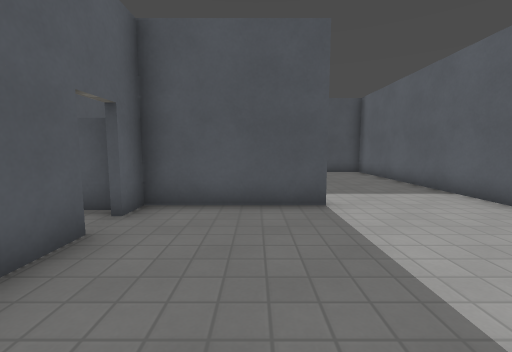
View 1 (above)

21 first-person views from a walk through a 3-D level made in the Godot game engine. The camera is 1.2 m above the floor, tilts 6° down and sees 90° across. The floor is counted in squares, 1 m on a side. Each view is taken from the middle of a square. On the plan, view 1 faces up. The plan holds only what a view shows up to about 12 squares ahead; the rest is blank. Surface patterns are stand-ins for the level's own textures.

View 2
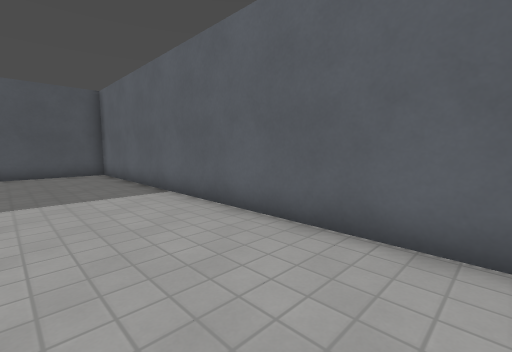

View 3
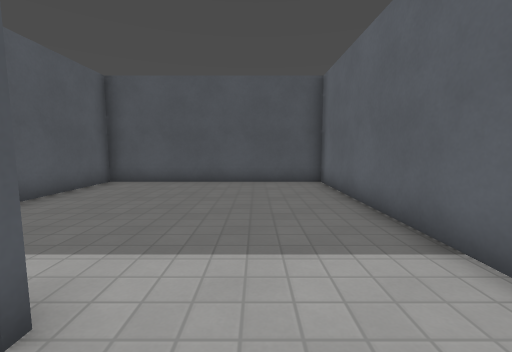

View 4
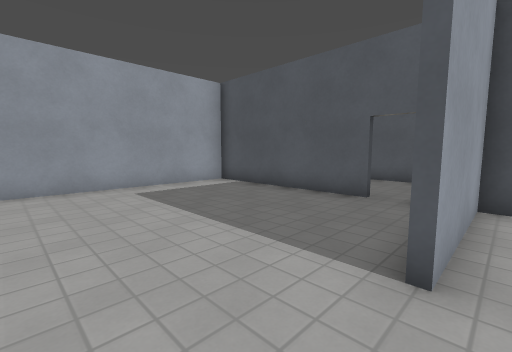

View 5
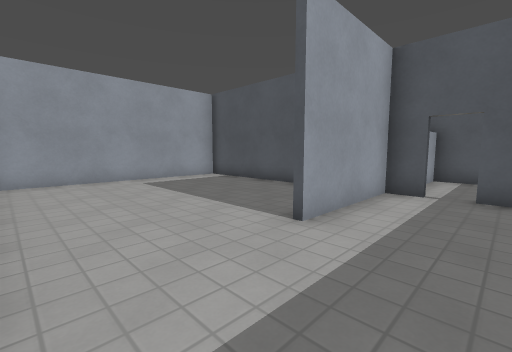

View 6
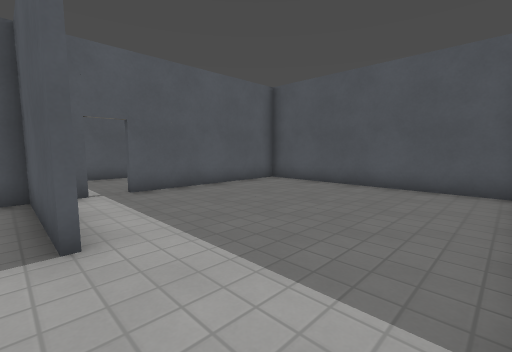

View 7
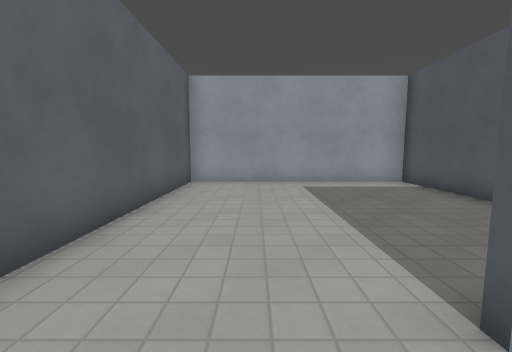

View 8
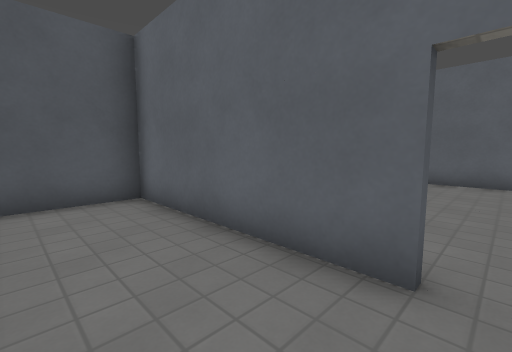

View 9
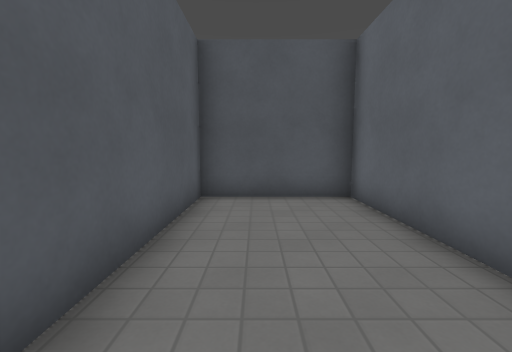

View 10
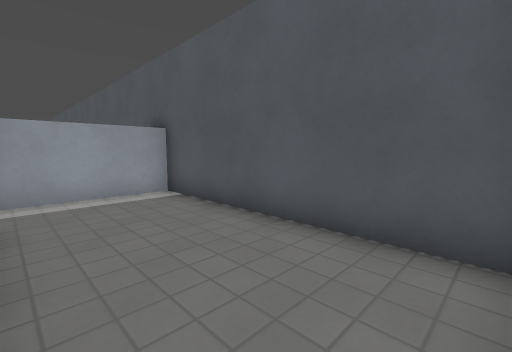

View 11
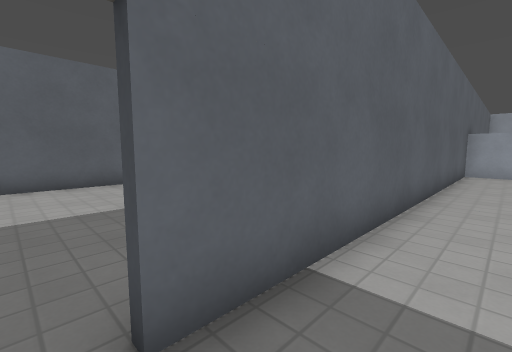

View 12
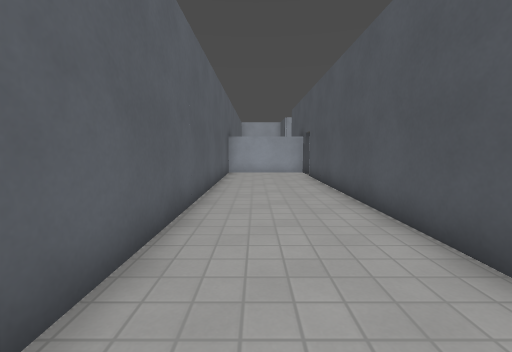

View 13
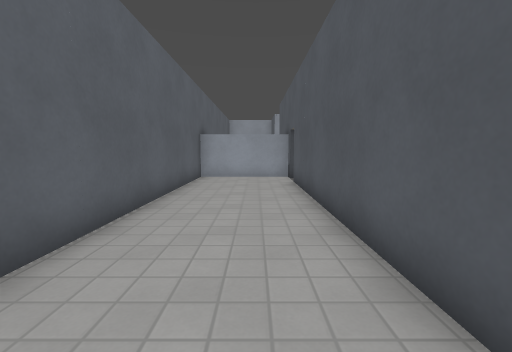

View 14
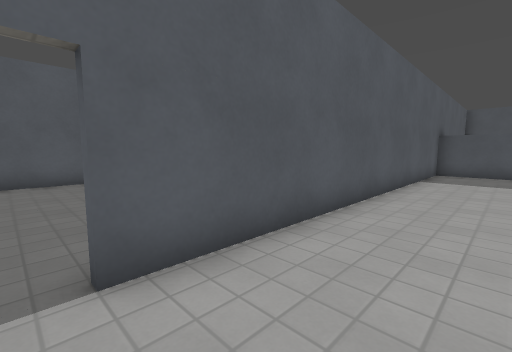

View 15
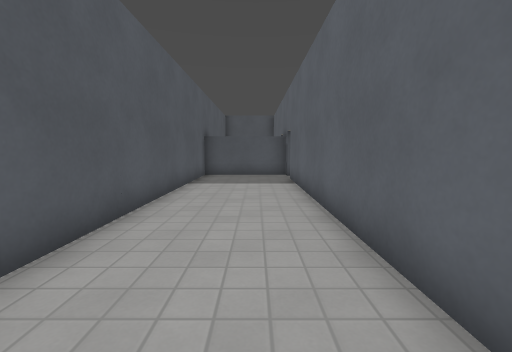

View 16
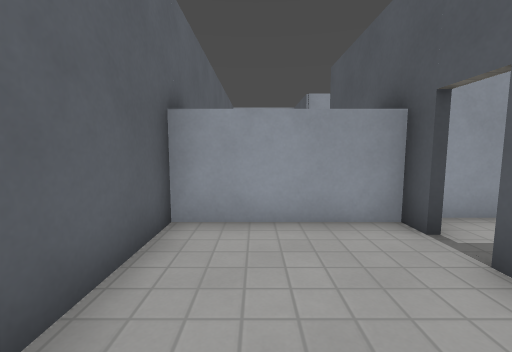

View 17
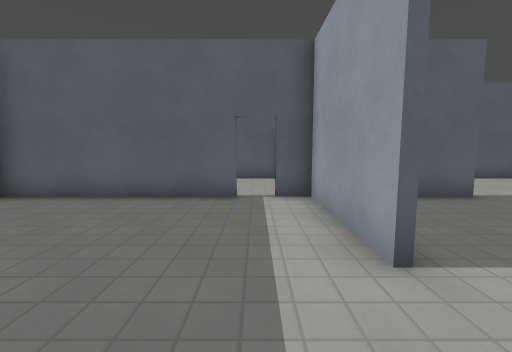

View 18
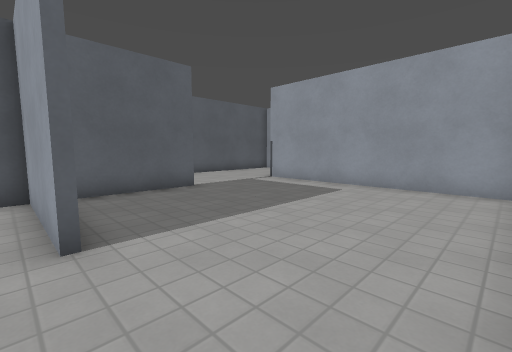

View 19
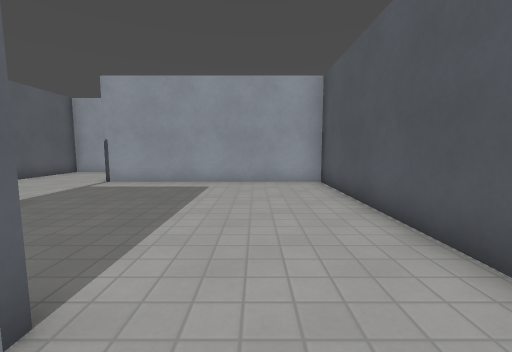

View 20
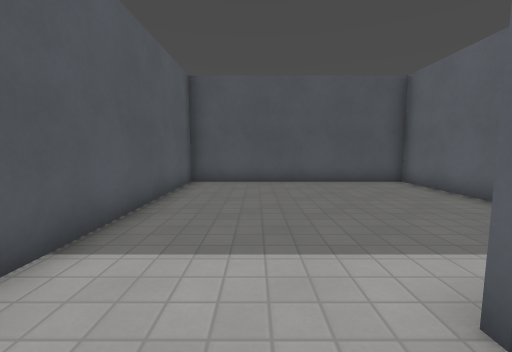

View 21
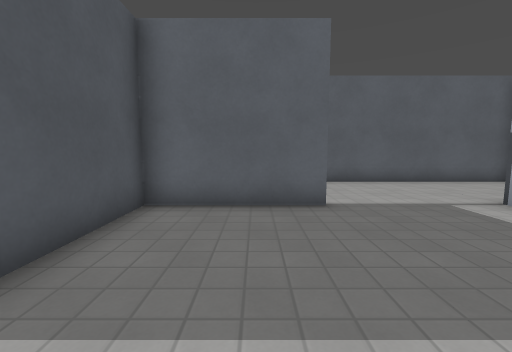

### Floor plan
Ten units are one square. View 1 is at (0, 0); x grows to the right and y downward. Boxes are objects, and circles mark ways between rooms. Rooms are numbered by the first view taken in them; rooms with no view inside come last. Other rooms are left out.
<svg viewBox="-149 -140 208 368">
<path fill="none" stroke="#000" d="M16 -54 -25 -54M-25 -56 15 -56M-24 -36 -24 24 54 24 54 -134 -20 -134M-24 -66 -24 -44M-24 -135 -24 -75M-26 -74 -26 -135M-20 -134 -64 -134 -64 -60 -29 -60M-26 -50 -64 -50 -64 85M-64 101 -26 101 -26 -35M-105 104 -65 104M-65 106 -98 106M-66 146 -66 95M-66 85 -66 26 -144 26 -144 97M-144 112 -144 184 -64 184M-26 223 -26 156"/>
<circle cx="-20" cy="-70" r="3" fill="#2a7"/>
<circle cx="-20" cy="-40" r="3" fill="#2a7"/>
<circle cx="-60" cy="90" r="3" fill="#2a7"/>
<text x="20" y="-50">1</text>
<text x="-50" y="-100">2</text>
<text x="-40" y="20">3</text>
<text x="-90" y="120">4</text>
</svg>
Room 1 opens to room 2. Room 1 opens to room 3. Room 3 opens to room 4.

Where each view was taken, in squares from view 1:
view 1: 0 up, 0 right, facing up
view 2: 0 up, 2 right, facing up-right
view 3: 4 up, 3 right, facing up
view 4: 6 up, 4 right, facing down-left
view 5: 8 up, 5 right, facing down-left
view 6: 5 up, 5 right, facing up-left
view 7: 7 up, 3 right, facing down
view 8: 7 up, 5 left, facing up-right
view 9: 7 up, 5 left, facing up
view 10: 13 up, 3 left, facing down-left
view 11: 4 up, 4 left, facing down-right
view 12: 3 up, 4 left, facing down
view 13: 1 up, 5 left, facing down
view 14: 9 down, 4 left, facing up-left
view 15: 7 down, 4 left, facing up
view 16: 6 down, 4 left, facing down
view 17: 9 down, 13 left, facing right
view 18: 10 down, 14 left, facing down-right
view 19: 9 down, 12 left, facing down
view 20: 12 down, 12 left, facing up
view 21: 13 down, 12 left, facing right
